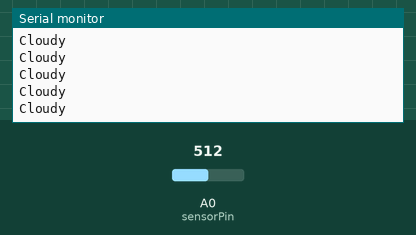
The sketch below on a simulated Arduino Uno, built with avr-gcc and run on an emulated ATmega328P. On the bench: the last lines printed to the serial monitor. The inputs (shaded band) are chosen by the test bench; at power-on: A0 (sensorPin) = 512.

Above: at 1.2 s.
1.3 s: A0 (sensorPin) set to 716
At 1.41 s:
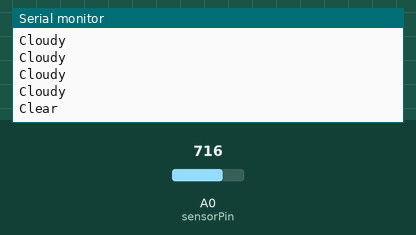
3.3 s: A0 (sensorPin) set to 306
At 3.41 s:
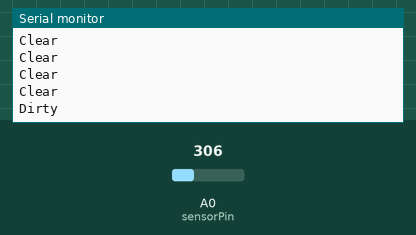

Measured:
- after the input at 1.3 s, the serial monitor: prints a new line after 0.10 s (image 1)
- after the input at 3.3 s, the serial monitor: prints a new line after 0.11 s (image 2)

The sketch:

Turbidity_Sensor.ino
```cpp
int sensorPin = A0;

void setup()
{
  Serial.begin(9600);
}

void loop()
{
  int sensorValue = analogRead(sensorPin);
  int turbidity = map(sensorValue, 0, 750, 100, 0);
  delay(100);

  if (turbidity < 20)
  {
    Serial.println("Clear\n");
  }
  if ((turbidity > 20) && (turbidity < 50))
  {
    Serial.println("Cloudy");
  }
  if (turbidity > 50)
  {
    Serial.println("Dirty");
  }
}
```
